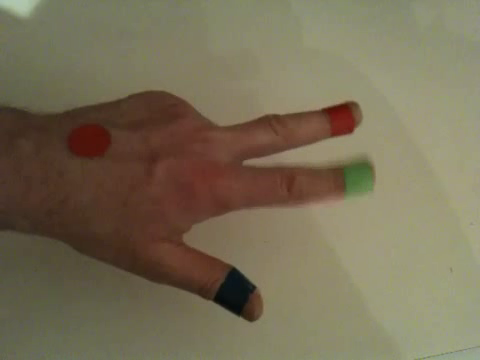
#> input picture frame 52 of project/videos/video1.mp4, 480 x 360 px, given in place of park.avi, which was not available
$ python lab.py
#> lines starting #> are read from the running program, lines starting #| are printed output that depends on the picture; after the words box and inside, x2 and y2 are one past the last pixel; in counts of white or black regions, pixels touching at a corner belong together; pictures that were not available may be replaced by others from this repository, and a replacement may not be noted
#!/usr/local/bin/python3

# Matthew Langlois
# Student # 7731813
import cv2
import numpy as np


cap = cv2.VideoCapture('./video/park.avi')
out = cv2.VideoWriter('./results/park.avi', -1, 1, (320,240))

# Get the first frame, needed to compute difference
last_gray = cv2.cvtColor(cap.read()[1], cv2.COLOR_BGR2GRAY)
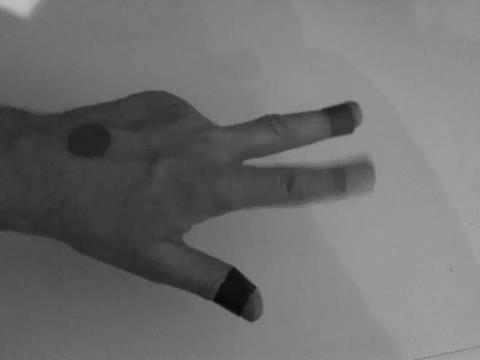
#> last_gray: shape (360, 480); min 8, max 189, mean 110.2

while(cap.isOpened()):
    ret, frame = cap.read()
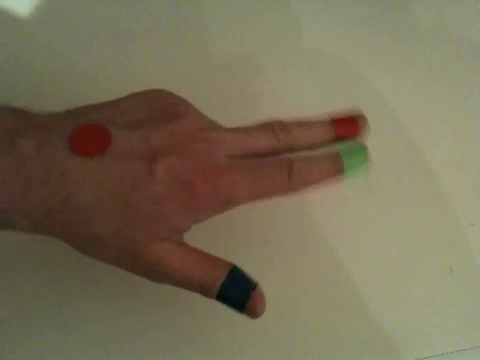
#> input picture frame 53 of project/videos/video1.mp4, 480 x 360 px, given in place of park.avi, which was not available
#> frame is the input picture: shape (360, 480, 3); mean B, G, R 85.9, 110.1, 119.9

    # Exit when done reading the video
    if not ret:
    	break

    # Convert to greyscale
    frame = cv2.cvtColor(frame,cv2.COLOR_BGR2GRAY)
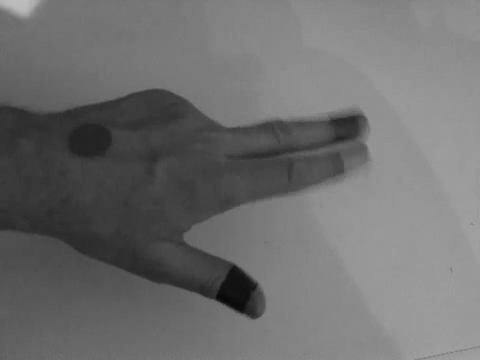
#> frame: shape (360, 480); min 8, max 191, mean 110.2

    # Compute the difference between the frames
    img = np.absolute(frame - last_gray)
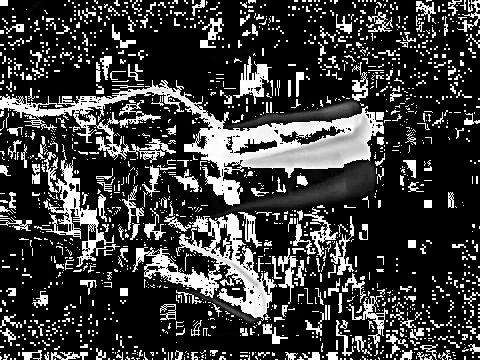
#> img: shape (360, 480); min 0, max 255, mean 60

    # Only look at a specific threshold
    ignore, processed = cv2.threshold(img, 20, 255, cv2.THRESH_BINARY)
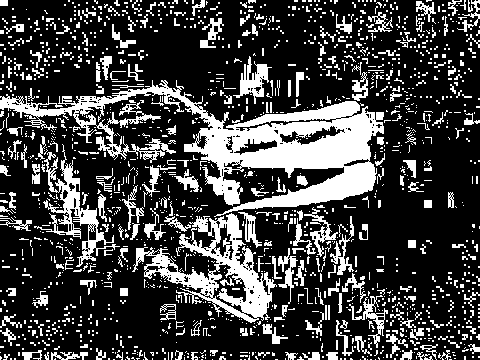
#> processed: shape (360, 480); 25.8% white; 1547 white regions (1295 under 20 px), largest, box (x1, y1, x2, y2) and area: (0, 80, 384, 217) 15026, (132, 213, 277, 323) 4908, (34, 144, 120, 267) 2019

    last_gray = frame
    out.write(processed)
    cv2.imshow('Video',processed)
    if cv2.waitKey(24) & 0xFF == ord('q'):
#> (key q is pressed here)
        break

# Cleanup
cap.release()
out.release()
cv2.destroyAllWindows()

$ run again, starting later in the video
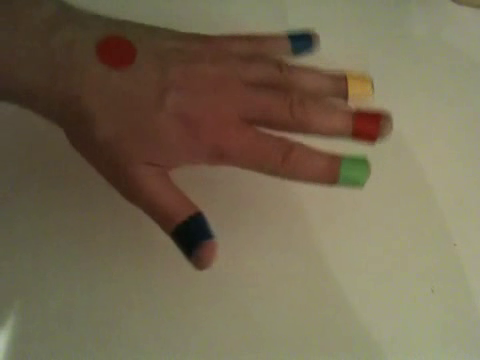
#> input picture frame 236 of project/videos/video1.mp4, 480 x 360 px, given in place of park.avi, which was not available
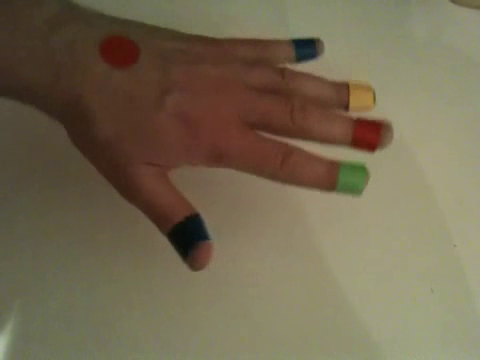
#> input picture frame 237 of project/videos/video1.mp4, 480 x 360 px, given in place of park.avi, which was not available
#> frame is the input picture: shape (360, 480, 3); mean B, G, R 81.1, 105, 116.2
#> frame: shape (360, 480)
#> `ignore, processed = cv2.threshold(img, 20, 255, cv2.THRESH_BINARY)`:
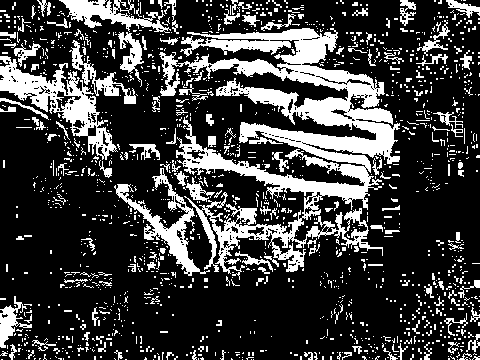
#> processed: shape (360, 480); 24.7% white; 1494 white regions (1337 under 20 px), largest, box (x1, y1, x2, y2) and area: (159, 28, 400, 280) 19644, (0, 56, 118, 160) 3429, (114, 168, 210, 276) 2025

$ run again, starting later in the video
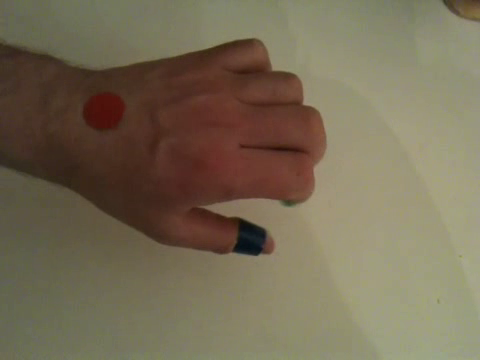
#> input picture frame 420 of project/videos/video1.mp4, 480 x 360 px, given in place of park.avi, which was not available
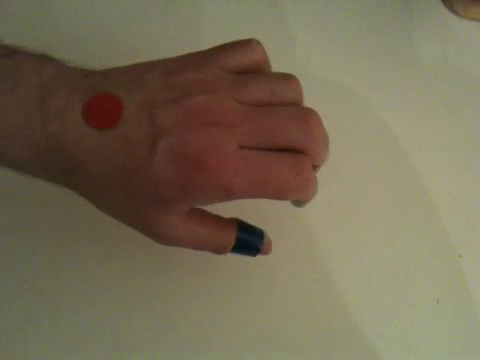
#> input picture frame 421 of project/videos/video1.mp4, 480 x 360 px, given in place of park.avi, which was not available
#> frame is the input picture: shape (360, 480, 3); mean B, G, R 84.9, 107.9, 118.8
#> frame: shape (360, 480)
#> `ignore, processed = cv2.threshold(img, 20, 255, cv2.THRESH_BINARY)`:
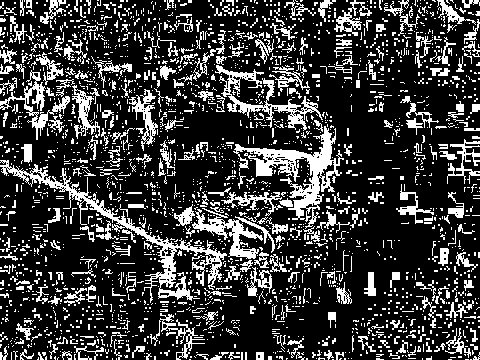
#> processed: shape (360, 480); 23.1% white in thin lines or dots
